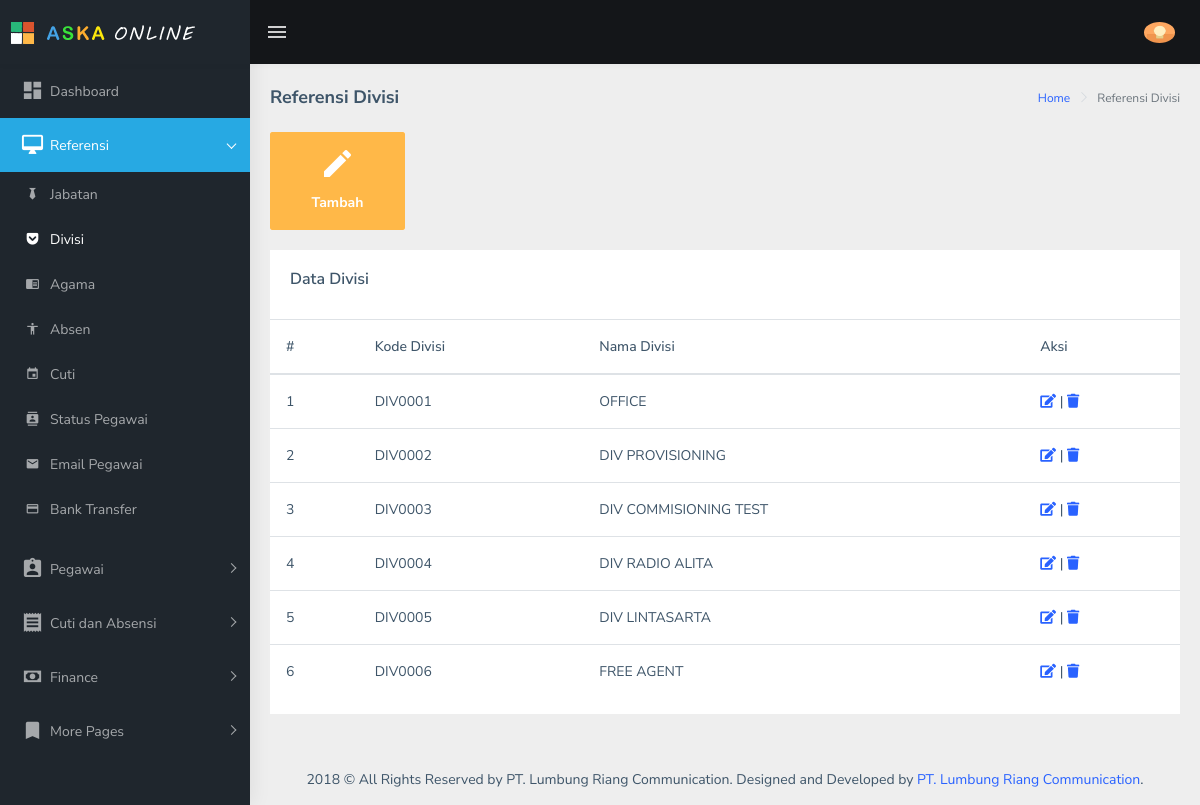
Screenshot of /?view=divisi&id=9973842hupa&name=pegaaplication&divisi (signed in) with the database file from the repository.
### tables this page shows
CREATE TABLE `tbl_data_divisi` (
  `kode_divisi` varchar(20) NOT NULL,
  `nama_divisi` text NOT NULL
);

### reF/divisi.php (the view, shortened to what this page needs)
<?php include ('config_config_cs/fungsi_no_otomatis_divisi.php'); ?>
    <link rel="stylesheet" type="text/css" href="assets/libs/select2/dist/css/select2.min.css">
    <link rel="stylesheet" type="text/css" href="assets/libs/jquery-minicolors/jquery.minicolors.css">
    <link rel="stylesheet" type="text/css" href="assets/libs/bootstrap-datepicker/dist/css/bootstrap-datepicker.min.css">
    <link rel="stylesheet" type="text/css" href="assets/libs/quill/dist/quill.snow.css">
    <link rel="stylesheet" type="text/css" href="assets/extra-libs/multicheck/multicheck.css">
    <link href="assets/libs/datatables.net-bs4/css/dataTables.bootstrap4.css" rel="stylesheet">
    <link href="assets/libs/toastr/build/toastr.min.css" rel="stylesheet">
    <link href="dist/css/style.min.css" rel="stylesheet">
            <div class="container-fluid">
                <div class="row">
                    <div class="col-md-6 col-lg-2 col-xlg-3">
                        <a href="&mod=add" data-toggle="modal" data-target="#Modal1">
                            <div class="card card-hover">
                                <div class="box bg-warning text-center">
                                        <h1 class="font-light text-white"><i class="mdi mdi-pencil"></i></h1>
                                        <h6 class="text-white">Tambah</h6>
                                </div>
                            </div>
                        </a>
                    </div>
                </div>
                <div class="row">
                    <div class="col-12">
                        <div class="card">
                            <div class="card-body">
                                <h5 class="card-title m-b-0">Data Divisi</h5>
                            </div>
                            <table class="table">
                                  <thead>
                                    <tr>
                                      <th scope="col">#</th>
                                      <th scope="col">Kode Divisi</th>
                                      <th scope="col">Nama Divisi</th>
                                      <th scope="col">Aksi</th>
                                    </tr>
                                  </thead>
                                  <tbody>
                                    <?php
                                        $q_bagian   = mysqli_query($connect, "SELECT * FROM tbl_data_divisi ORDER BY kode_divisi ASC") or die (mysqli_error($connect));
                                        $j_data     = mysqli_num_rows($q_bagian);
                                        if ($j_data == 0) {
                                            echo "<tr><td id='tengah' colspan='4' align='center'>-- Tidak Ada Data --</td></tr>";
                                        } else {
                                            $no = 1;
                                            while ($a_bag = mysqli_fetch_array($q_bagian)) { ?>
                                                <td id='tengah'><?php echo $no; ?></td>
                                                <td><?php echo $a_bag[0]; ?></td>
                                                <td><?php echo $a_bag[1]; ?></td>
                                                <td id='tengah'>
                                                <a href="#<?php echo $a_bag[0];?>" data-toggle="modal" title="Edit Data" data-target="#myModal<?php echo $a_bag[0];?>"><span class="fa fa-edit"></span></a> |
                                                <a href=
                                                "config_config_cs/del-divisi-con.php?id=<?php echo $a_bag['kode_divisi']; ?>" title="Hapus Data" onclick='/return konfirmasi("
                                                Menghapus data<?php echo $a_bag[1];?>")'><span class='fa fa-trash'></span></a>
                                            <?php
                                                $no++;
                                            }
                                        }
                                    ?>
                                  </tbody>
                            </table>
                        </div>
            </div>
        </div>
    </div>

### rows the page displays
tbl_data_divisi: kode_divisi "DIV0001", nama_divisi "OFFICE"
tbl_data_divisi: kode_divisi "DIV0002", nama_divisi "DIV PROVISIONING"
tbl_data_divisi: kode_divisi "DIV0003", nama_divisi "DIV COMMISIONING TEST"
tbl_data_divisi: kode_divisi "DIV0004", nama_divisi "DIV RADIO ALITA"
tbl_data_divisi: kode_divisi "DIV0005", nama_divisi "DIV LINTASARTA"
tbl_data_divisi: kode_divisi "DIV0006", nama_divisi "FREE AGENT"

### other values shown
$nav "Referensi Divisi"
